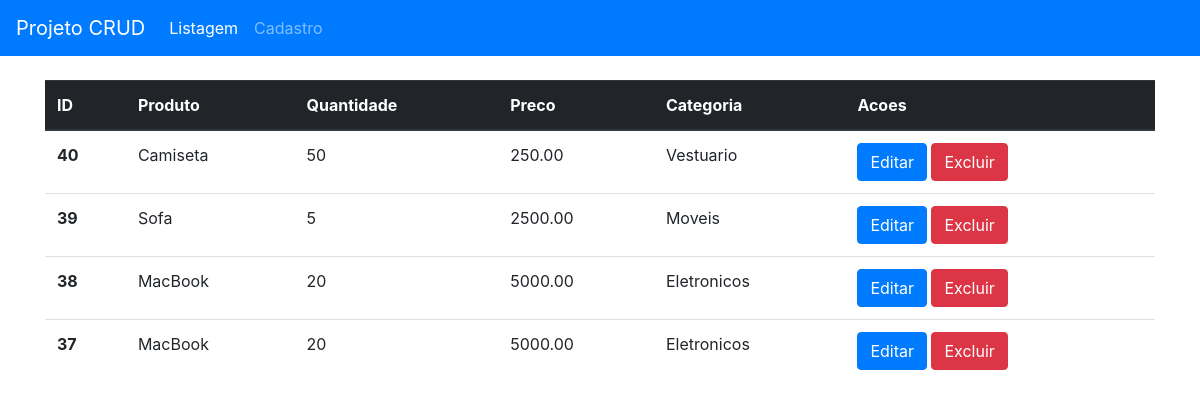
The page /lista.php on the database its author committed.
### tables this page shows
CREATE TABLE `produtos` (
  `id` int(11) NOT NULL AUTO_INCREMENT,
  `nome` varchar(255) DEFAULT NULL,
  `preco` decimal(10,2) DEFAULT NULL,
  `quant` int(11) DEFAULT NULL,
  `idcategoria` varchar(45) DEFAULT NULL,
  PRIMARY KEY (`id`)
);

CREATE TABLE `categorias` (
  `id` int(11) NOT NULL AUTO_INCREMENT,
  `nome` varchar(100) NOT NULL,
  `descricao` varchar(255) DEFAULT NULL,
  PRIMARY KEY (`id`)
);

### inc/utils.php (called while the page is built, shortened)
<?php
function navActive($pg, $key){
    if ($pg == $key){
        return "active";
    }
}
function getProducts($conn){
    $query = "SELECT
                p.id,
                p.nome AS nome_produto,
                p.preco,
                p.quant,
                c.nome AS nome_categoria
            FROM
                produtos AS p
            INNER JOIN
                categorias AS c
            ON
                (p.idcategoria = c.id)
            ORDER BY
                p.id
            DESC";
    $result = mysqli_query($conn,$query);
    return $result;
}
?>

### lista.php (the view, shortened to what this page needs)
<?php
include_once("inc/utils.php");
$page = "LISTA";
$conn = getConn();
if($conn) {
    $result = getProducts($conn);
}
?>
<!doctype html>
<html lang="en">
  <?php include("inc/header.php");?>
  <body>
  <?php include("inc/navbar.php");?>
  <div class="container"><br>
  <table class="table">
  <thead class="thead-dark">
    <tr>
      <th scope="col">ID</th>
      <th scope="col">Produto</th>
      <th scope="col">Quantidade</th>
      <th scope="col">Preco</th>
      <th scope="col">Categoria</th>
      <th scope="col">Acoes</th>
    </tr>
  </thead>
  <tbody>
  <?php while($prod = mysqli_fetch_assoc($result)):?>
    <tr>
      <th scope="row"><?=$prod['id']?></th>
      <td><?=$prod['nome_produto']?></td>
      <td><?=$prod['quant']?></td>
      <td><?=$prod['preco']?></td>
      <td><?=$prod['nome_categoria']?></td>
      <td>
      <form action="editar.php" method="GET">
        <button type="submit" class="btn btn-primary">Editar</button>
      </form>
      <form action="excluir.php" method="GET">
        <button type="submit" class="btn btn-danger">Excluir</button>
      </form>
      </td>
    </tr>
  <?php endwhile; ?>
  </tbody>
</table>
  </div>
  </body>
</html>

### inc/header.php (shortened to what this page needs)
<head>
    <link rel="stylesheet" href="https://stackpath.bootstrapcdn.com/bootstrap/4.1.1/css/bootstrap.min.css">
    <link rel="stylesheet" href="../assets/css/crud.css">
</head>

### inc/navbar.php
<nav class="navbar navbar-expand-lg navbar-dark bg-primary">
  <a class="navbar-brand" href="#">Projeto CRUD</a>
  <div class="collapse navbar-collapse" id="navbarNav">
    <ul class="navbar-nav">
      <li class="nav-item <?=navActive($page,"LISTA")?>">
        <a class="nav-link" href="lista.php">Listagem</a>
      </li>
      <li class="nav-item <?=navActive($page,"CADASTRO")?>">
        <a class="nav-link" href="cadastro.php">Cadastro</a>
      </li>
    </ul>
  </div>
  </nav>

### assets/css/crud.css (style rules this page uses)
.table form { display: inline-block; }

### rows shown on the page
produtos: id "40", nome "Camiseta", quant "50", preco "250.00", idcategoria.nome "Vestuario"
produtos: id "39", nome "Sofa", quant "5", preco "2500.00", idcategoria.nome "Moveis"
produtos: id "38", nome "MacBook", quant "20", preco "5000.00", idcategoria.nome "Eletronicos"
produtos: id "37", nome "MacBook", quant "20", preco "5000.00", idcategoria.nome "Eletronicos"
